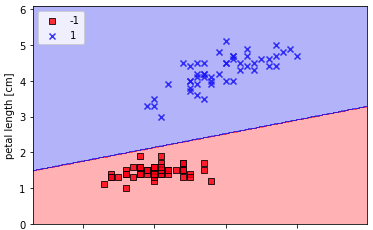

Here is the Python script that generated this plot:
import os
import numpy as np
import pandas as pd
import matplotlib.pyplot as plt
from matplotlib.colors import ListedColormap

'''
函數定義
'''
class Perceptron(object):
    def __init__(self, eta=0.01, n_iter=50, random_state=1):#這裡直接指定初始值
        self.eta = eta #learning rate學習速度
        self.n_iter = n_iter #loop times迭代次數
        self.random_state = random_state 
        
    def fit(self, X, y):
        
        self.w_ = np.random.RandomState(self.random_state).normal(loc=0.0, scale=0.01, size=1 + X.shape[1]) 
        self.errors_ = []

        for _ in range(self.n_iter):
            errors = 0
            for xi, target in zip(X, y):
                update = self.eta * (target - self.predict(xi)) #更新權重
                self.w_[1:] += update * xi 
                
                self.w_[0] += update #第0號索引元素是偏誤參數，更新偏誤參數
                
                errors += int(update != 0.0) 
                '''
                if update != 0.0:
                  errors += int(update)+1
                else:
                  errors = int(errors)
                '''
                 
            self.errors_.append(errors) #到第6次收斂
        return self
        #fit跑到收斂的時候就完全不會動了，所以繼續loop下去沒有意義

    def net_input(self, X):
        """Calculate net input"""
        return np.dot(X, self.w_[1:]) + self.w_[0] #預測是用點積實作，每個花瓣長度資料跟權重做點積再加上偏差值

    def predict(self, X):
        """Return class label after unit step"""
        return np.where(self.net_input(X) >= 0.0, 1, -1) #直接以上一個函數做輸入，如果輸入值比零大(含)就標示一
        #所以原則上0就是門檻值，可以直觀的理解成原始值與權重點積以後加上偏差值如果大於門檻值的話就分成第一類，否則分成第二類
        
'''
資料import
'''
s = os.path.join('https://archive.ics.uci.edu', 'ml',
                 'machine-learning-databases', 'iris','iris.data')
print('URL:', s)

df = pd.read_csv(s,
                 header=None,
                 encoding='utf-8')

df.tail()

'''
資料提取
'''
y = df.iloc[0:100, 4].values
y = np.where(y == 'Iris-setosa', -1, 1) #直接做矩陣替換運算

# extract sepal length and petal length
X = df.iloc[0:100, [0, 2]].values #從第0個資料到第100個資料，提取第一欄跟第三欄

# plot data
plt.scatter(X[:50, 0], X[:50, 1],
            color='red', marker='o', label='setosa')
plt.scatter(X[50:100, 0], X[50:100, 1],
            color='blue', marker='x', label='versicolor')

plt.xlabel('sepal length [cm]')
plt.ylabel('petal length [cm]')
plt.legend(loc='upper left')

# plt.savefig('images/02_06.png', dpi=300)
plt.show()

'''
實際訓練
'''
ppn = Perceptron(0.1, 7, 1)
#後來實作的時候宣告的參數會覆蓋本來的參數（以新的參數為準）
ppn.fit(X, y)
#實作fit，輸入上面的Xy，完成學習
plt.plot(range(1, len(ppn.errors_) + 1), ppn.errors_, marker='o')
plt.xlabel('Epochs')
plt.ylabel('Number of updates')

# plt.savefig('images/02_07.png', dpi=300)
plt.show()

'''
建立視覺話函數
'''
def plot_decision_regions(X, y, classifier, resolution=0.02):

    # setup marker generator and color map
    markers = ('s', 'x', 'o', '^', 'v')
    colors = ('red', 'blue', 'lightgreen', 'gray', 'cyan')
    cmap = ListedColormap(colors[:len(np.unique(y))])

    # plot the decision surface
    x1_min, x1_max = X[:, 0].min() - 1, X[:, 0].max() + 1
    x2_min, x2_max = X[:, 1].min() - 1, X[:, 1].max() + 1
    xx1, xx2 = np.meshgrid(np.arange(x1_min, x1_max, resolution),
                           np.arange(x2_min, x2_max, resolution))
    Z = classifier.predict(np.array([xx1.ravel(), xx2.ravel()]).T)
    Z = Z.reshape(xx1.shape)
    plt.contourf(xx1, xx2, Z, alpha=0.3, cmap=cmap)
    plt.xlim(xx1.min(), xx1.max())
    plt.ylim(xx2.min(), xx2.max())

    # plot class examples
    for idx, cl in enumerate(np.unique(y)):
        plt.scatter(x=X[y == cl, 0], 
                    y=X[y == cl, 1],
                    alpha=0.8, 
                    c=colors[idx],
                    marker=markers[idx], 
                    label=cl, 
                    edgecolor='black')

'''
視覺化
'''
plot_decision_regions(X, y, classifier=ppn)
plt.xlabel('sepal length [cm]')
plt.ylabel('petal length [cm]')
plt.legend(loc='upper left')



# plt.savefig('images/02_08.png', dpi=300)
plt.show()
